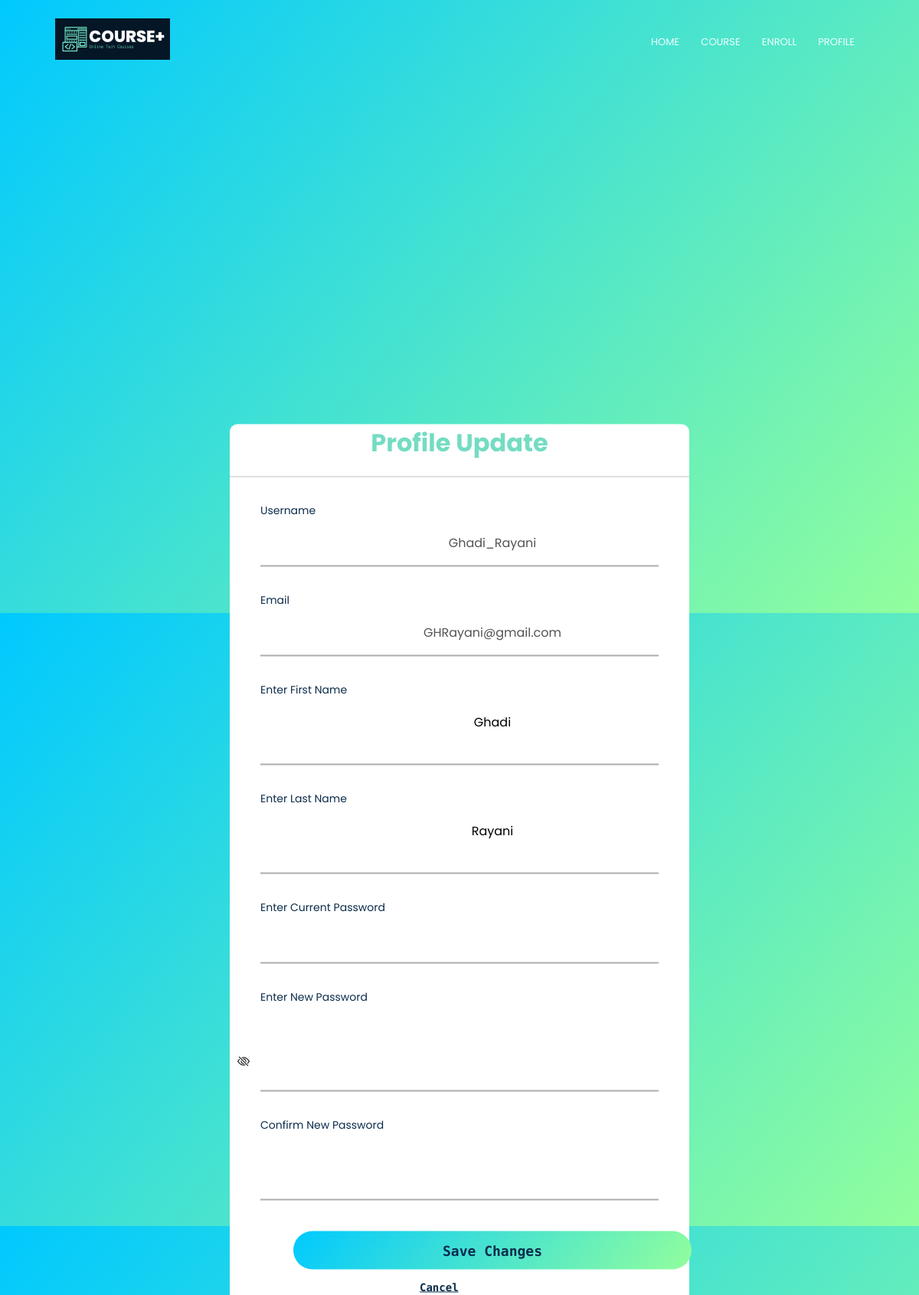
/user-profile-edit.php (signed in), run on the app's committed database.
### tables this page shows
CREATE TABLE `user` (
  `id` int(11) NOT NULL,
  `fname` varchar(255) NOT NULL,
  `lname` varchar(255) NOT NULL,
  `username` varchar(255) NOT NULL,
  `email` varchar(255) NOT NULL,
  `password` varchar(255) NOT NULL,
  `role` char(255) NOT NULL,
  `interest` varchar(255) NOT NULL
);

### getUserInfo.php (called while the page is built, shortened)
<?php
$root=$_SERVER["DOCUMENT_ROOT"];
require($root.'/course+/config/db.php');
 $user=$_SESSION['username'];
 $user_check_query = "SELECT * FROM user WHERE username='$user' ";
 $result = mysqli_query($conn, $user_check_query);
 $userinfo = mysqli_fetch_assoc($result);
  ?>

### user-profile-edit.php (the view, shortened to what this page needs)
<?php
include('getUserInfo.php');
include('inc\header.php');
 ?>
<!DOCTYPE html>
<html>
<link rel="stylesheet" href="/course+/css/update.css">
    <head>
        <link rel="stylesheet" href="https://cdn.jsdelivr.net/npm/bootstrap-icons@1.7.2/font/bootstrap-icons.css">
    </head>
    <body>
        <div class="center">
            <h1>Profile Update</h1>
            <form action="#" method="post" id="update-form">
                <div class="txt-field">
                <label>Username</label>
                <input type="text" disabled="disabled" name="username" value= <?php echo $_SESSION['username']; ?>><br>
                </div>
                <div class="txt-field">
                <label>Email</label>
                <input type="text" disabled="disabled" name="email" value= <?php echo $userinfo['email']; ?>><br>
                </div>
                <div class="txt-field">
                    <label>Enter First Name</label>
                    <input type= "text" name="fname" value= "<?php echo $userinfo['fname']; ?>"><br>
                    <label class="error"><?php if (isset($fname_error)) echo $fname_error; ?></label>
                </div>
                <div class="txt-field">
                    <label>Enter Last Name</label>
                    <input type= "text" name="lname" value="<?php echo $userinfo['lname']; ?>"><br>
                    <label class="error"><?php if (isset($lname_error)) echo $lname_error; ?></label>
                </div>
                <div class="txt-field">
                    <label>Enter Current Password</label>
                    <input type="password" id="pass" class="input-box" name="pass"  >
                    <label class="error"><?php if (isset($currentPassword_error)) echo $currentPassword_error; ?></label>
                </div>
                <div class="txt-field">
                    <label>Enter New Password</label>
                    <input type= "password" id="npass" name="npass" class="npass"><i class="bi bi-eye-slash" id="togglePassword"></i><br>
                    <label class="error"><?php if (isset($password_error)) echo $password_error; ?></label>
                </div>
                <div class="txt-field">
                    <label>Confirm New Password</label>
                    <input type= "password" name="cnpass"><br>
                    <label class="error"><?php if (isset($password_errorCon)) echo $password_errorCon; ?></label>
                </div>
                <div class="btn">
                <input type= "submit" name="update" value="Save Changes">
                <button type="button" name="button" onclick="window.location.href = '/course+/mainPuser.php';">Cancel</button>
                </div>
        </form>
        </div>
    </body>
</html>

### first_page.css (style rules this page uses)
* { margin: 0; padding: 0; box-sizing: border-box; font-family: 'Poppins', sans-serif; }
:root { --color-primary-gardient: linear-gradient(130deg, #00C9FF 0%, #92FE9D 100%); --box-shadow: 10px 10px var(--color-primary);; --box-shadow-gardient: 10px 10px var(--color-primary-gardient);; }
input { width: 80%; background: transparent; border: 1px solid #ffff; margin: 10px 0 ; height: 30px; margin-left: 43px; border-radius: 20px; box-sizing: border-box; outline: none; text-align:center; }
label.error { color: red; font-size: 12px; margin-top: 13px; padding-left: 40px; font-weight: normal; }
.error { color: red; font-size: 12px; margin-top: 13px; padding-left: 40px; font-weight: normal; }

### update.css (style rules this page uses)
body { margin: 0; padding: 0; font-family: 'Source Code Pro', monospace; background: linear-gradient(130deg, #00C9FF 0%, #92FE9D 100%); height: 100vh; overflow-y: scroll; }
.center { position: absolute; top: 50%; left: 50%; transform: translate(-50%, -25%); width: 600px; background: white; border-radius: 10px; }
.center h1 { color:rgb(116,220,195); text-align: center; padding: 0 0 20px 0; border-bottom: 1px solid silver; }
.center form { padding: 0 40px; box-sizing: border-box; }
form .txt-field { position: relative; border-bottom: 2px solid #adadad; margin: 30px 0; }
.txt-field input { width: 100%; padding: 0 5px; height: 40px; font-size: 16px; border: none; background: none; outline: none; }
label { font-size: 14px; color: rgb(12, 44, 75); }
input[type="submit"] { width: 100%; height: 50px; border: none; background: linear-gradient(130deg, #00C9FF 0%, #92FE9D 100%); border-radius: 25px; font-size: 18px; color: rgb(12, 44, 75); font-weight: 700; cursor: pointer; outline: none; font-family: 'Source Code Pro', monospace; }
button[type="button"] { border: none; background: none; font-size: 14px; color: rgb(12, 44, 75); font-weight: 700; cursor: pointer; outline: none; font-family: 'Source Code Pro', monospace; text-decoration: underline; top:60%; left:40%; position: relative; margin-bottom: 2rem; }
form i { margin-left: -30px; cursor: pointer; }
label.error { color: red; font-size: 12px; margin-top: 13px; padding-left: 40px; font-weight: normal; }

### data on the page
user: email "GHRayani@gmail.com", fname "Ghadi", lname "Rayani"
